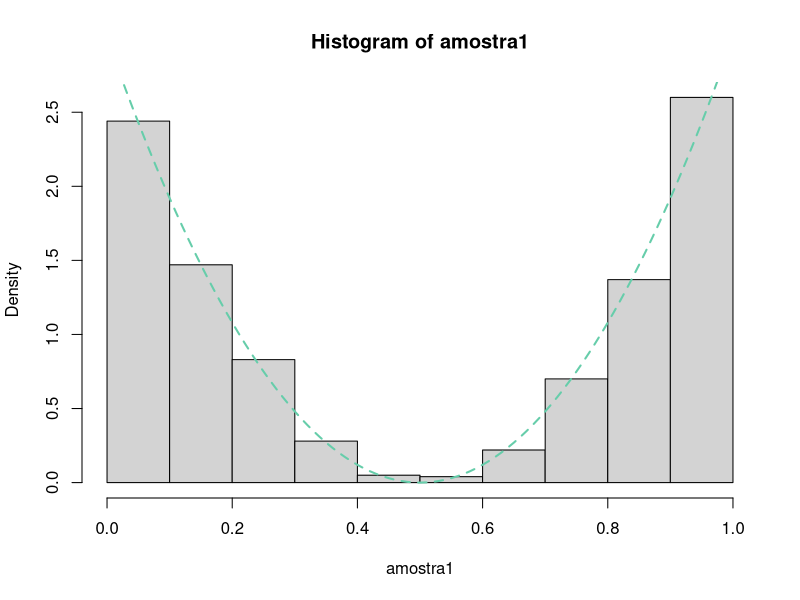
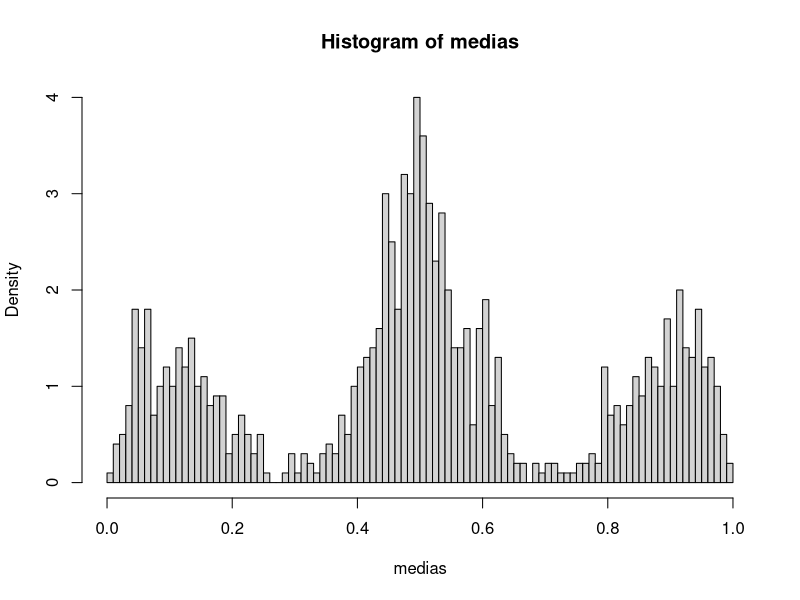

Source code (R) for these figures, in order: (Note: this script raises an error after producing the figures.)
x1<-sort(rep(6:10,1:5), decreasing = T)
x1
y1<-rle(x1)
y1
x2<-c(1,0,0,0,1,0,0,0,0,0,2,0,0)
y2<-rle(x2)
y2


# Alternativa
x3<-c(1,0,0,0,1,2,1,0,0,1,1)
diferencas<-x3[-1]!=x3[-length(x3)]
indice<-c(which(diferencas), length(x3))
# diff(0,indice)


st1<-"aaaabbabbbaabba"
st1.split<-strsplit(st1,"")
str(st1.split)
x4<-st1.split[[1]]
y4<-rle(x4)
y4


# Melhorar o seguinte codigo no forum!!!
gerador.congruencial <- function(x0 = 123456789 ,n = 1,m = 2^31 - 1 ,A = 16807 ,B = 1){
  
  U <- numeric(n)
  
  aux <- x0
  
  for(i in 1:n){
    
    xi <- (aux*A+B)%%m
    
    U[i] <- xi/m
    
    aux <- xi
    
  }
  
  U
  
}

amostra <- gerador.congruencial(n=100)

valor <- amostra[-1]>amostra[-100]

soma <- 0

vet <- numeric(99)

anterior <- valor[1]

for(i in 1:99){
  
  if(valor[i] == anterior){
    
    soma <- soma + 1
    
    vet[i] <- soma
    
  } else {
    
    soma <- 1
    
    vet[i] <- soma
    
  }
  
  anterior <- valor[i]
  
}

table(vet)

########################

(-1)^(1/3)
sign(-1)
raiz1<-(as.complex(-1))^(1/3)
abs(raiz1)
Arg(raiz1)
Arg(raiz1)+(2*pi/3)+(2*pi/3)

raiz2<-(as.complex(-4))^(1/2)
raiz2

raiz3<-(as.complex(4)^(1/2))
raiz3


dUser<-function(x)
{
  12*(x-0.5)^2
}
dUser(0.5)

pUser<-function(x)
{
   (4*(x-0.5)^5) + 1/2
}
pUser(0.5)

qUser<-function(p)
{
  valor<-p-1/2
  sign(valor)*(abs(valor)/4)**(1/3) + 1/2
}

U1<-runif(1000)
amostra1<-qUser(U1)
hist(amostra1, freq = F)
curve(dUser, from=0, to=1, col="aquamarine3", lty=2, add=T, lwd=2)

U2<-runif(1000)
amostra2<-qUser(U2)

medias<-(amostra1+amostra2)/2
hist(medias, freq = F, breaks = 100)

e1<-function(x) x*dUser(x)
esperanca<-integrate(e1, lower = 0, upper=1)
esperanca$value
e2<-function(x) ((x-1/2)**2)*dUser(x)
var<-integrate(e2, lower=0,upper = 1)
var
erro.padrao<-sqrt(0.15/n)

f1<-function(x) (x**2)-10
curve(f1, from=0, to=3.5)
abline(h=0, v=0, col="grey")
f1.linha<-function(x) 2*x

x0<-3
itera<-function(x.atual)
{
  x.atual-((x.atual**2)-10)/(2*x.atual)
}
x1<-itera(3)
x1

x2<-itera(x1)
x2

x3<-itera(x2)
x3

x4<-itera(x3)
x4
sqrt(10)
